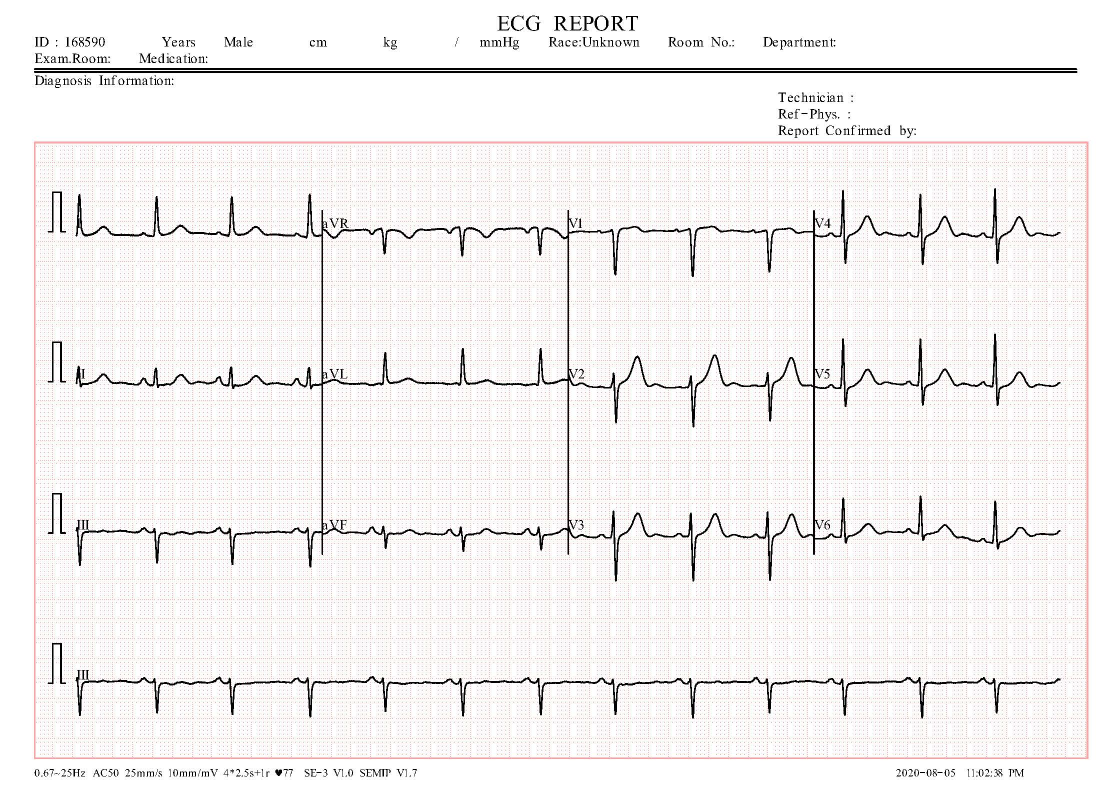
#> input picture data/Normal(1).jpg, 2213 x 1572 px, found by its file name (shown at 1/2 size)
$ jupyter execute ECG_Paper_Record_to_Digital_Signal_Conversion_Challenge.ipynb   (older library calls are emulated)
#> lines starting #> are read from the running program, lines starting #| are printed output that depends on the picture; after the words box and inside, x2 and y2 are one past the last pixel; in counts of white or black regions, pixels touching at a corner belong together
<a href="https://colab.research.google.com/github/Rafaloga/ECG-Paper-Record-to-Digital-Signal-Conversion-Challenge/blob/main/code/ECG_Paper_Record_to_Digital_Signal_Conversion_Challenge.ipynb" target="_parent"></a>

# **Challenge: ECG Paper Record to Digital Signal Conversion**

This challenge involves developing an image processing algorithm using \textit{OpenCV} or similar libraries to convert ECG paper records into digital signals. The process includes image preprocessing to enhance quality, extracting ECG traces from various layouts, and digitizing these traces. The provided dataset contains diverse ECG paper record images. The solution encompasses reading, preprocessing, segmentation, and digitization, enabling the conversion of paper records into digital ECG data.

*Google Colab (Colaboratory)* was used to implement the application, as it presents a great option for coding due to its free access to cloud computing resources, no local setup required, real-time collaboration, integration with Google Drive, pre-installed libraries, and easy saving/exporting of results.

**Initialization: Libraries used**

[cell 1]
# Import necessary libraries
import cv2
import numpy as np
import matplotlib.pyplot as plt
from skimage import measure
from skimage.transform import resize
import pandas as pd
from sklearn.preprocessing import MinMaxScaler

## **Stage 1: Image Preprocessing**
The primary objective of the Image Preprocessing stage is to prepare paper-based electrocardiogram (ECG) record images for further digital processing. This phase involves multiple steps aimed at improving image quality, aligning orientation, and ensuring consistency across all images:

### **Image reading and greyscale conversion**

[cell 2]
# Read the image
# If you are suing colab, drop your file on the "Files" secion on the left of the platform
img = cv2.imread('/content/Normal(1).jpg')
#> img is the input picture: shape (1572, 2213, 3); mean B, G, R 240.3, 240.6, 242.9
#img = cv2.imread('/content/MI(1).jpg')
#img = cv2.imread('/content/HB(1).jpg')
#img = cv2.imread('/content/PMI(1).jpg')

# Get the grayscale image
gray = cv2.cvtColor(img, cv2.COLOR_BGR2GRAY)

### **Orientation Correction**
To standardize and align all ECG images, orientation correction is applied:

[cell 3]
# Determines the orientation of the image based on the vertical histogram
def determine_orientation(image):
    # Calculate a vertical histogram by summing pixel values along columns
    hist = np.sum(image, axis=1)

    # Compare the sum of the first half of the histogram to the second half
    top_half = np.sum(hist[:len(hist)//2])
    bottom_half = np.sum(hist[len(hist)//2:])

    # If the top half has more "weight" than the bottom half, it's upside down
    if top_half > bottom_half:
        return cv2.rotate(image, cv2.ROTATE_180)
    else:
        return image

# Function to rotate the image without losing any content
def rotate_image(image, angle):
    # Get the original image dimensions
    height, width = image.shape[:2]

    # Calculate the bounding rectangle of the non-zero pixels in the image
    rect = cv2.boundingRect(cv2.findNonZero(image))

    # Extract the width and height of this bounding rectangle
    width_rotated = rect[2]
    height_rotated = rect[3]

    # Calculate the center of the new and original image
    center_rotated = (width_rotated // 2, height_rotated // 2)
    center_original = (width // 2, height // 2)

    # Get the rotation matrix for the given angle
    matrix = cv2.getRotationMatrix2D(center_original, angle, 1)

    # Decompose the matrix into cosine and sine values
    cos_val = np.abs(matrix[0, 0])
    sin_val = np.abs(matrix[0, 1])

    # Calculate new dimensions after rotation
    new_width = int((height * sin_val) + (width * cos_val))
    new_height = int((height * cos_val) + (width * sin_val))

    # Adjust the translation part of the rotation matrix
    matrix[0, 2] += (new_width / 2) - center_original[0]
    matrix[1, 2] += (new_height / 2) - center_original[1]

    # Apply the affine transformation
    rotated_image = cv2.warpAffine(image, matrix, (new_width, new_height), flags=cv2.INTER_CUBIC, borderMode=cv2.BORDER_REPLICATE)
    return rotated_image

# Corrects the image orientation based on detected lines
def correct_orientation(img):
    # Detect edges in the image
    edges = cv2.Canny(img, 10, 150, apertureSize=3)

    # Detect lines in the image using the Hough Transform
    lines = cv2.HoughLinesP(edges, 1, np.pi/720, threshold=1000, minLineLength=200, maxLineGap=5)

    angle = 0
    if lines is not None:
        angles = []

        # For each detected line, compute its angle
        for line in lines:
            x1, y1, x2, y2 = line[0]
            angles.append(np.arctan2(y2 - y1, x2 - x1) * 180.0 / np.pi)

        # Use the median angle for rotation
        angle = np.median(angles)

    return rotate_image(img, angle)  # Use the rotate_image function


# Determine the orientation of the image based on the vertical histogram
# This step was made because using only corner and line detection was not
# sufficient in some cases, as when, for instance, the image was rotated 180º,
# the lines and corners were oriented in such a way that the corrected image
# ended up reversed.
img_corrected = determine_orientation(gray)
#> in determine_orientation, `hist = np.sum(image, axis=1)`: hist = 1572 values, max 564315 at index 0, min 32307 at index 137, mean 533783.1
#> in determine_orientation, `top_half = np.sum(hist[:len(hist)//2])`: top_half = 418280049
#> in determine_orientation, `bottom_half = np.sum(hist[len(hist)//2:])`: bottom_half = 420826983

# Apply orientation correction by using  corner and line detection algorithms
img_rotated = correct_orientation(img_corrected)
#> in correct_orientation, `edges = cv2.Canny(img, 10, 150, apertureSize=3)`:
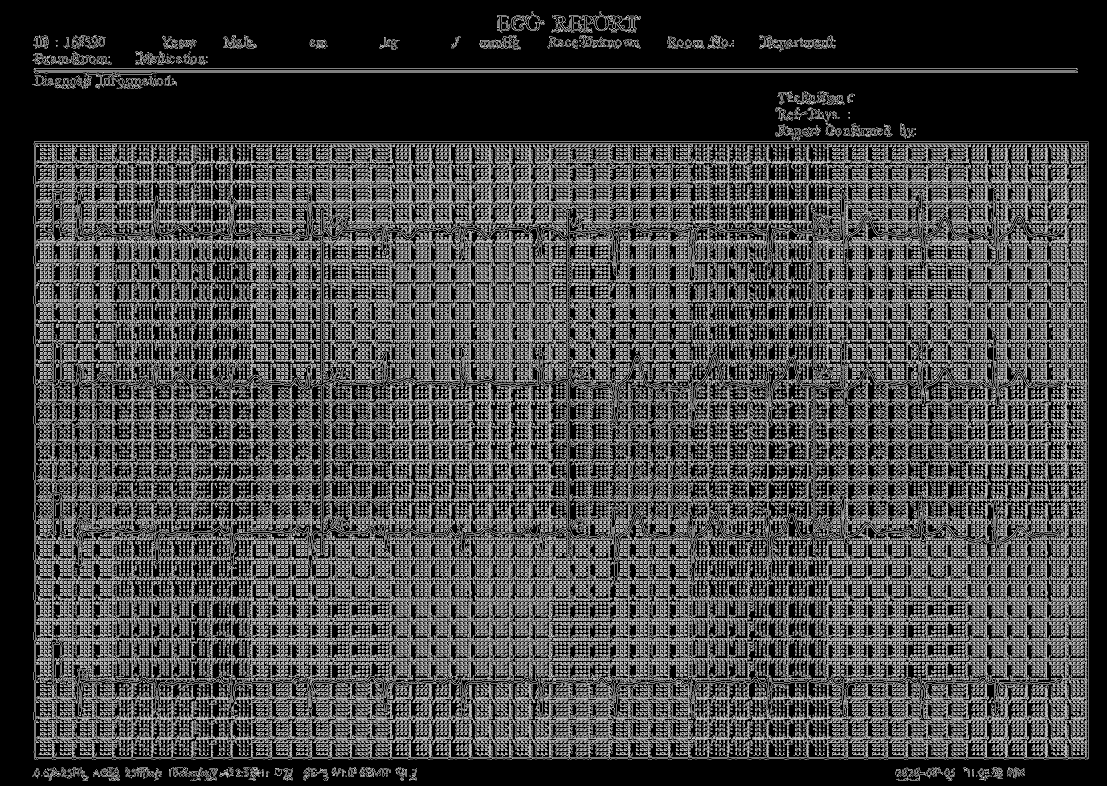
#> edges: shape (1572, 2213) (shown at 1/2 size); 26.9% white in thin lines or dots
#> in correct_orientation, `lines = cv2.HoughLinesP(edges, 1, np.pi/720, threshold=1000, minLineLe..`: lines = 180 rows, first 6: [73, 282, 2172, 282], [68, 142, 2154, 142], [69, 140, 2152, 140], [68, 145, 2154, 145], [67, 287, 2176, 287], [68, 136, 2153, 136]
#> the loop in correct_orientation, `for line in lines:` made 180 passes
#> after the loop in correct_orientation, `for line in lines:`: angles = 180 values from 0 to 0
#> in correct_orientation, `angle = np.median(angles)`: angle = 0
#> in rotate_image, `rect = cv2.boundingRect(cv2.findNonZero(image))`: rect = (0, 0, 2213, 1572)
#> in rotate_image, `width_rotated = rect[2]`: width_rotated = 2213
#> in rotate_image, `height_rotated = rect[3]`: height_rotated = 1572
#> in rotate_image, `center_rotated = (width_rotated // 2, height_rotated // 2)`: center_rotated = (1106, 786)
#> in rotate_image, `matrix = cv2.getRotationMatrix2D(center_original, angle, 1)`: matrix = [[1, 0, 0], [0, 1, 0]]
#> in rotate_image, `cos_val = np.abs(matrix[0, 0])`: cos_val = 1
#> in rotate_image, `sin_val = np.abs(matrix[0, 1])`: sin_val = 0
#> in rotate_image, `new_width = int((height * sin_val) + (width * cos_val))`: new_width = 2213
#> in rotate_image, `new_height = int((height * cos_val) + (width * sin_val))`: new_height = 1572

### **Image Enhancementand Preparation**
Once the image is correctly oriented, the following steps are performed to prepare the image for the future digitization.

[cell 4]
# Smooth the image using a Gaussian filter
blurred_image = cv2.GaussianBlur(img_rotated, (5, 5), 0.7)

# Use Otsu's thresholding to distinguish foreground and background
_, binary_global = cv2.threshold(blurred_image, 0, 255, cv2.THRESH_BINARY_INV + cv2.THRESH_OTSU)
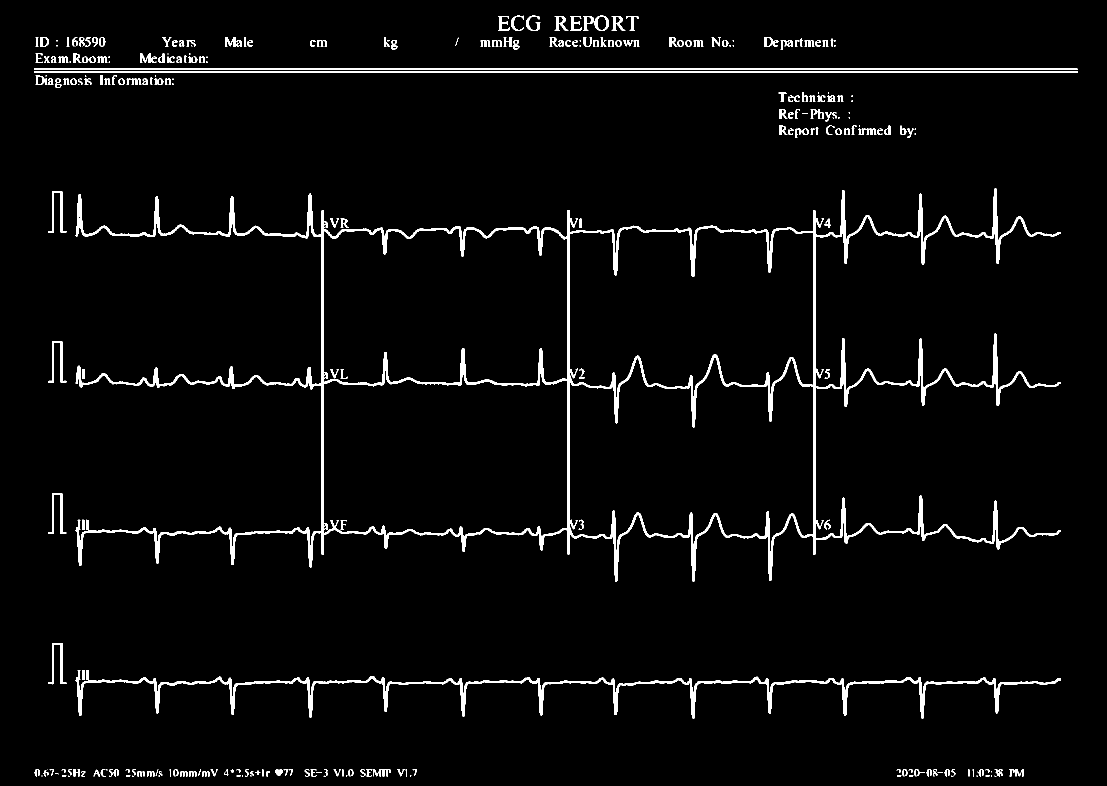
#> binary_global: shape (1572, 2213) (shown at 1/2 size); 3.4% white; 280 white regions (55 under 20 px)

### **Images visualization**
Different transformed images are shown to see the results.

[cell 5]
# Show each image in a separate figure using plt

# Original image
plt.figure(figsize=(8, 8))
plt.imshow(cv2.cvtColor(img, cv2.COLOR_BGR2RGB))
plt.axis('off')
plt.show()

# Grayscale image
plt.figure(figsize=(8, 8))
plt.imshow(gray, cmap='gray')
plt.axis('off')
plt.show()

# Corrected image
plt.figure(figsize=(8, 8))
plt.imshow(cv2.cvtColor(img_rotated, cv2.COLOR_BGR2RGB))
plt.axis('off')
plt.show()

# Smoothed image
plt.figure(figsize=(8, 8))
plt.imshow(blurred_image, cmap='gray')
plt.axis('off')
plt.show()

# Otsu's Threshold
plt.figure(figsize=(8, 8))
plt.imshow(binary_global, cmap='gray')
plt.axis('off')
plt.show()

## **Stage 2: ECG Trace Extraction**
In the second stage, the focus was on the extraction of electrocardiogram (ECG) traces from ECG paper records represented as images. This stage involved several image processing steps aimed at isolating and segmenting the individual ECG traces within the image.

### **Contour Detection and Sorting**
The first step involved detecting contours in the binary image of the ECG paper record. Contours are regions of interest that can potentially contain the ECG traces. Contours were sorted in descending order of their areas to ensure that the largest contours corresponded to the ECG traces, which are typically the most prominent features in the image. The two largest contours correspond to the area where thw 12 traces are together and to the area where the 13th trace is placed.

[cell 6]
# Find contours in the binary image (binary_global), where the 2 largest contours
# correspond to the area where thw 12 traces are together and to the area where the 13th trace is placed.

contours, _ = cv2.findContours(binary_global, cv2.RETR_EXTERNAL, cv2.CHAIN_APPROX_SIMPLE)
#> contours = 275 contours, 83 with area under 20; largest, box (x1, y1, x2, y2) and area: (151, 376, 2122, 1163) 625024, (151, 1340, 2122, 1437) 11957, (68, 142, 2156, 146) 6260, (68, 136, 2155, 140) 6256, (1189, 31, 1218, 62) 680

# Sort the contours in descending order of their area
contours = sorted(contours, key=lambda x: cv2.contourArea(x), reverse=True)

### **Filtering and Cropping**
To extract the ECG traces, the detected contours were filtered based on a threshold area. For each selected contour, a series of operations was applied to adjust and crop the region of interest around the contour. This process involved increasing the size of the bounding rectangle around the contour by a certain percentage and ensuring that the resulting coordinates were non-negative. This was made beacause without this enlargement, in the next step when the traces are differentiated, some of them would have truncated areas, and therefore, the optimal result would not be achieved.

[cell 7]
# Create a list to store the cropped regions of the original image
cropped_original = []

# List to store the coordinates of the cropped regions
crops_coordinates = []

# Filter contours, crop them, and save them in the list
for contour in contours:
    # Filter contours based on a minimum area threshold
    # (1000 pixels in this case for obtaining the 2 areas mentioned before)
    if cv2.contourArea(contour) > 1000:
        # Get the bounding rectangle of the contour
        x, y, w, h = cv2.boundingRect(contour)

        # Increase the size of the bounding rectangle by 20% in each dimension
        # beacause without this enlargement, in the next step when the traces
        # are differentiated, some of them would have truncated areas,
        # and therefore, the optimal result would not be achieved.
        increase_percent = 0.20  # 20% increase
        x -= int(w * increase_percent / 2)
        y -= int(h * increase_percent / 2)
        w = int(w * (1 + increase_percent))
        h = int(h * (1 + increase_percent))

        # Ensure that the coordinates are not negative
        x = max(0, x)
        y = max(0, y)

        # Crop the region of interest from the binary image
        cropped_img = binary_global[y:y+h, x:x+w]

        # Append the cropped region and its coordinates to their respective lists
        cropped_original.append(cropped_img)
        crops_coordinates.append((x, y, w, h))
#> this loop made 275 passes
#> (y, w, h) on passes 1 to 4: (298, 2365, 944), (1331, 2365, 116), (142, 2505, 4), (136, 2504, 4)
#> after the loop, cropped_original = 4 items; crops_coordinates = [(0, 298, 2365, 944), (0, 1331, 2365, 116), (0, 142, 2505, 4), (0, 136, 2504, 4)]

### **Crops visualization**

[cell 8]
# Display the first two cropped regions
plt.figure(figsize=(12, 12))
plt.imshow(cropped_original[0], cmap='gray')
plt.axis('off')
plt.figure(figsize=(12, 12))
plt.imshow(cropped_original[1], cmap='gray')
plt.axis('off')
plt.show()

### **Vertical Edge Detection**
In order to be able to diferenciate between the 12 connected traces, the Sobel operator was applied to detect vertical edges, as the traces are separated by a vertical line. The Sobel operator enhances areas of rapid intensity change in the image, which often correspond to edges. This step was only performed on the biggest area, where the 12 traces reamin together as the 13th contour is already separated from the rest.

[cell 9]
# Vertical edge detection using Sobel operator as the traces are separated by a vertical line.
sobelx = cv2.Sobel(cropped_original[0], cv2.CV_64F, 1, 0, ksize=3)
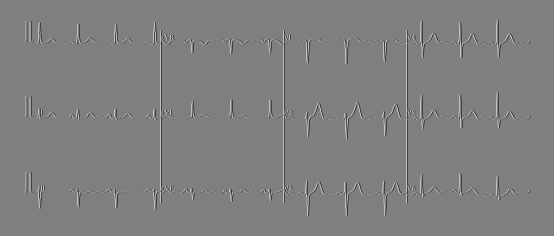
#> sobelx: shape (944, 2213) float64 (shown at 1/4 size); min -1020, max 1020, mean 0; drawn with min black and max white

# Create a copy of the cropped image with the 12 traces
crop = cropped_original[0].copy()

### **Dilation and Line Detection**
A dilation operation was performed on the Sobel-transformed image to improve the detection of vertical lines. Subsequently, the Hough Line Transform was used to detect lines in the dilated image. These lines represent the divisions between individual ECG traces. Once the lines that separate the traces are detected, these lines are removed so that the traces are not connected to each other. Once the traces are no longer connected, you can apply a contour-finding algorithm, which will return the separated traces as the contours found.

[cell 10]
# Dilate the edges to enhance and connect them
kernel = np.ones((5, 5), np.uint8)
#> kernel = [[1, 1, 1, 1, 1], [1, 1, 1, 1, 1], [1, 1, 1, 1, 1], [1, 1, 1, 1, 1], [1, 1, 1, 1, 1]]
dilated = cv2.dilate(sobelx, kernel, iterations=1)

# Detect lines using the Hough Line Transform
lines = cv2.HoughLinesP(crop.astype(np.uint8), 1, np.pi/1000, 10, minLineLength=300, maxLineGap=1)
#> lines = [[643, 810, 645, 122], [1626, 810, 1626, 123], [1136, 811, 1136, 122], [1630, 810, 1630, 123], [644, 811, 646, 122], [1629, 811, 1629, 122], [1135, 810, 1135, 122], [1627, 811, 1627, 122], [1628, 811, 1628, 122], [1138, 810, 1138, 122], [1137, 811, 1137, 122], [645, 811, 646, 332]]

# Draw lines on the image
for line in lines:
    x1, y1, x2, y2 = line[0]
    cv2.line(crop, (x1, y1), (x2, y2), (0, 255, 0), 2)
#> this loop made 12 passes
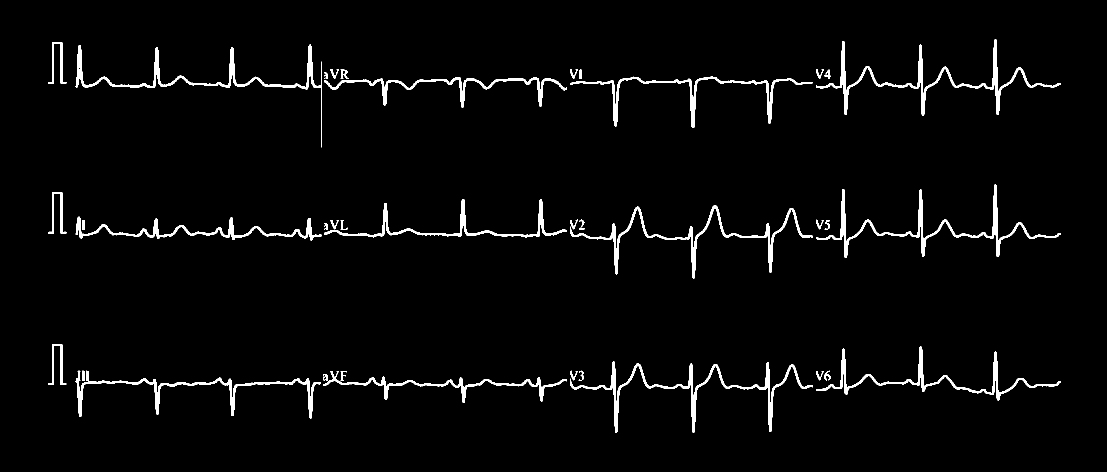
#> crop: shape (944, 2213) (shown at 1/2 size); 2.8% white; 40 white regions (2 under 20 px), largest, box (x1, y1, x2, y2) and area: (1140, 723, 1625, 865) 5746, (1632, 78, 2122, 232) 5702, (1632, 369, 2122, 516) 5368

# Segment the image based on detected lines
for i in range(len(lines) - 1):
    lead = crop[:, lines[i][0][0]:lines[i+1][0][0]]
#> this loop made 11 passes
#> pass 3, `lead = crop[:, lines[i][0][0]:lines[i+1][0][0]]`:
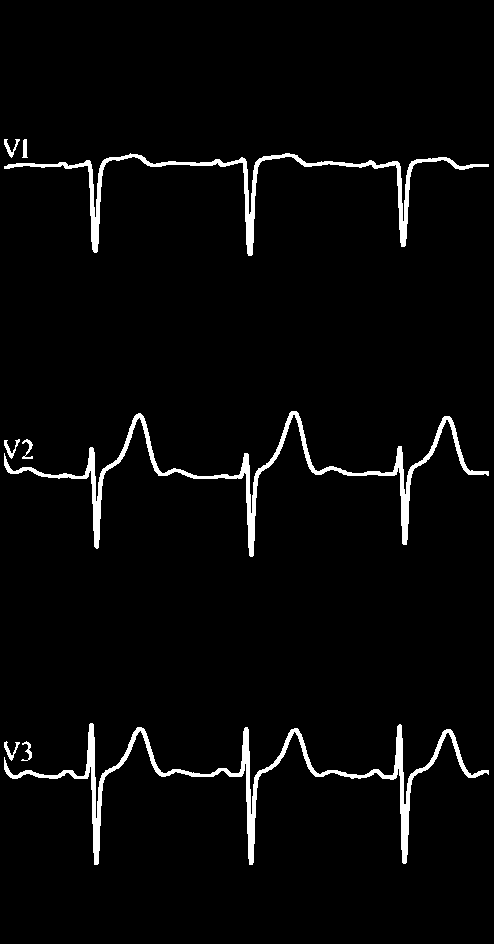
#> lead: shape (944, 494); 3.3% white; 9 white regions
#> (the rest of the program and of its run is left out)
